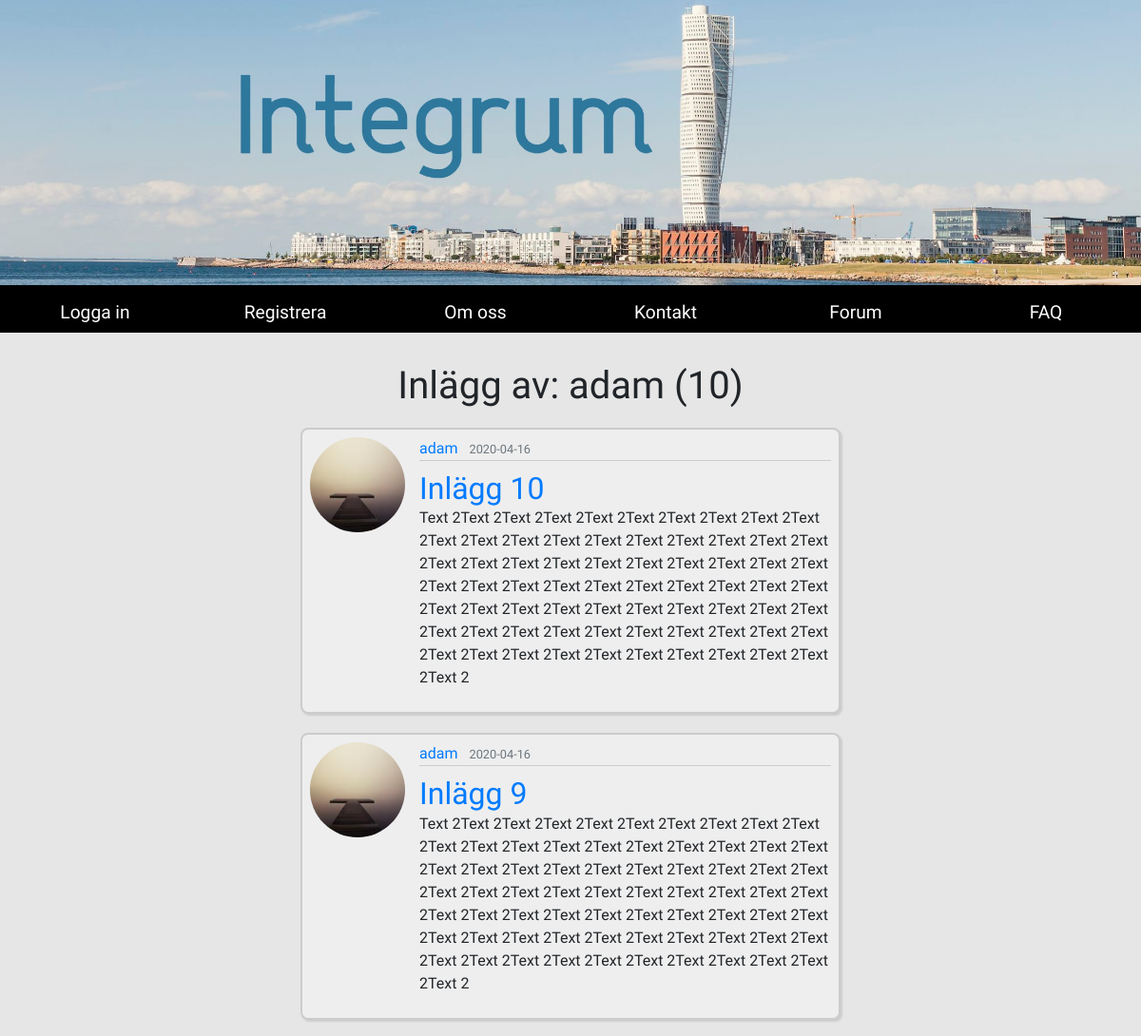
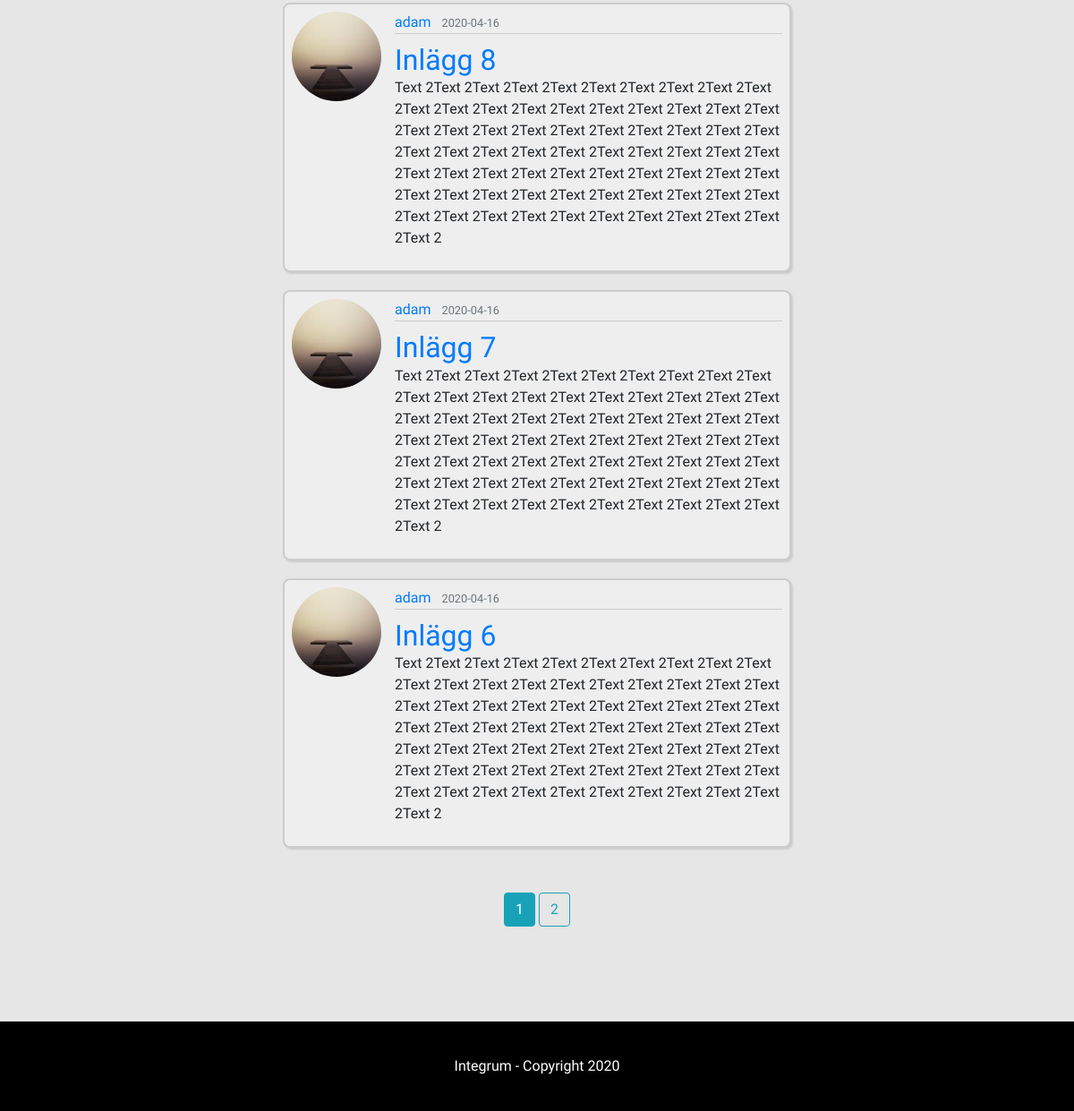
Screenshot of /user/adam with the database file from the repository (2 pictures, top to bottom).
### flask_integrum/models.py (models this page shows, shortened)
class User(db.Model, UserMixin):
    id = db.Column(db.Integer, primary_key=True)
    username = db.Column(db.String(20), unique=True, nullable=False)
    email = db.Column(db.String(120), unique=True, nullable=False)
    image_file = db.Column(db.String(20), nullable=False, default="default.jpg")
    password = db.Column(db.String(60), nullable=False)
    posts = db.relationship("Post", backref="author", lazy=True)

class Post(db.Model):
    id = db.Column(db.Integer, primary_key=True)
    title = db.Column(db.String(100), nullable=False)
    date_posted = db.Column(db.DateTime, nullable=False, default=datetime.utcnow)
    content = db.Column(db.Text, nullable=False)
    user_id = db.Column(db.Integer, db.ForeignKey("user.id"), nullable=False)

### flask_integrum/routes.py (the view)
@app.route("/user/<string:username>")
def user_posts(username):
    page = request.args.get("page", 1, type=int)
    user = User.query.filter_by(username=username).first_or_404()
    posts = Post.query.filter_by(author=user)\
        .order_by(Post.date_posted.desc())\
        .paginate(page=page, per_page=5)
    return render_template("user_posts.html", posts=posts, user=user)

### flask_integrum/templates/user_posts.html
{% extends "layout.html" %}
{% block content %}
    <h1 class="mb-3">Inlägg av: {{ user.username }} ({{ posts.total }})</h1>
    {% for post in posts.items %}
        <article class="media forum-content-section">
            <img class="rounded-circle article-img" src="{{ url_for('static', filename='images/profile_pics/' + post.author.image_file) }}">
            <div class="media-body">
            <div class="article-metadata">
                <a class="mr-2" href="{{ url_for('user_posts', username=post.author.username) }}">{{ post.author.username }}</a>
                <small class="text-muted">{{ post.date_posted.strftime('%Y-%m-%d') }}</small>
            </div>
            <h2><a class="article-title" href="{{ url_for('post', post_id=post.id) }}">{{ post.title }}</a></h2>
            <p class="article-content">{{ post.content }}</p>
            </div>
        </article>
    {% endfor %}
    <div class="forum-buttons">
        {% for page_num in posts.iter_pages(left_edge=1, right_edge=1, left_current=1, right_current=2) %}
            {% if page_num %}
                {% if posts.page == page_num %}
                    <a class="btn btn-info mb-4" href="{{ url_for('user_posts', username=user.username, page=page_num) }}">{{ page_num }}</a>
                {% else %}
                    <a class="btn btn-outline-info mb-4" href="{{ url_for('user_posts', username=user.username, page=page_num) }}">{{ page_num }}</a>
                {% endif %}
            {% else %}
            ...
            {% endif %}
        {% endfor %}
    </div>
{% endblock content %}

### flask_integrum/templates/layout.html (shortened to what this page needs)
<!doctype html>
<html lang="sv">
<head>
    <link rel="stylesheet" href="https://cdnjs.cloudflare.com/ajax/libs/font-awesome/4.7.0/css/font-awesome.min.css">
    <link rel="stylesheet" href="https://stackpath.bootstrapcdn.com/bootstrap/4.4.1/css/bootstrap.min.css">
    <link href="{{ url_for('static', filename='css/style.css') }}" type="text/css" rel="stylesheet">
</head>
<body>
    <div id="wrapper">
        <header>
        </header>
        <nav>
            {% if current_user.is_authenticated %}
                <a href="/hem" id="home"><i class="fa fa-home"></i></a>
                <div class="dropdown">
                    <button class="dropbtn">Program</button>
                    <div class="dropdown-content">
                    <a href="/ia">Informationsarkitekt</a>
                    <a href="#">Systemutveckling</a>
                    <a href="#">Spelutveckling</a>
                    </div>
                </div>
                <div class="dropdown">
                    <button class="dropbtn">Schema</button>
                    <div class="dropdown-content">
                    <a href="calendar">Schema</a>
                    <a href="todo">Att göra</a>
                    <a href="/schema">Schema</a>
                    <a href="/todo">Att göra</a>
                    </div>
                </div>
                <div class="dropdown">
                    <button class="dropbtn">Kontakt</button>
                    <div class="dropdown-content">
                        <a href="/kontakt">Kontakt</a>
                        <a href="/forum">Forum</a>
                    </div>
                </div>
                <a href="/om_oss">Om oss</a>
                <a href="/faq">FAQ</a>
                <a href="/profil">Min profil</a>
                <a href="/logout">Logga ut</a>
            {% else %}
                <a href="/login">Logga in</a>
                <a href="/register">Registrera</a>
                <a href="/om_oss">Om oss</a>
                <a href="/kontakt">Kontakt</a>
                <a href="/forum">Forum</a>
                <a href="/faq">FAQ</a>
            {% endif %}
        </nav>
        <main>
            {% block content %} {% endblock %}
        </main>
        <footer>
            <p>Integrum - Copyright 2020</p>
        </footer>
    </div>
</body>
</html>

### flask_integrum/static/css/style.css (style rules this page uses)
body { margin: 0; font-size: 1em; font-family: 'Baloo Chettan 2', cursive; }
#wrapper { display: grid; grid-template-areas: "header" "nav" "main" "footer"; grid-template-rows: 300px auto auto 100px; grid-template-columns: 100%; }
#wrapper > header { grid-area: header; background-color: #fff; background-image: url("/static/images/malmo_banner.jpg"); background-size: cover; background-repeat: no-repeat; background-position: center; }
#wrapper > nav { grid-area: nav; background-color: black; display: flex; flex-direction: row; justify-content: space-around; align-items: center; height: 50px; font-size: 1.2em; }
#wrapper > nav > a { text-decoration: none; color: white; padding: 0.5em; line-height: 2em; font-size: 1em; height:100%; width:50%; text-align: center; }
#wrapper > main { grid-area: main; background-color: rgb(230, 230, 230); justify-content: space-between; margin: 0 auto; width: 100%; padding: 2em; }
#wrapper > main > h1 { text-align: center; }
#wrapper > main > p, h2 { width: 50%; margin: 0 auto; }
#wrapper > main > .forum-content-section { margin: 20px auto; padding: 0.5em; width: 50%; background-color: #eee; box-shadow: 2px 2px 2px #ccc; border-radius: 8px; border: 2px solid #ccc; }
#wrapper > main > .forum-content-section img { width: 100px; height: 100px; }
#wrapper > main > .forum-content-section .article-metadata { padding: 0; margin-left: 15px; border-bottom: 1.5px solid #ccc; }
#wrapper > main > .forum-content-section h2 { padding-top: 0; margin-top: 10px; margin-left: 15px; }
#wrapper > main > .forum-content-section p { margin-left: 15px; }
#wrapper > main > .forum-buttons { margin: 50px auto; text-align: center; }
#wrapper > footer { grid-area: footer; background-color: black; color: white; line-height: 100px; text-align: center; border: none; }
#wrapper > footer > p { margin-bottom: 0; }
h2 { padding-top: 30px; }

### rows the page displays
User: username "adam"
Post: image_file (picture), author.username "adam", date_posted "2020-04-16", title "Inlägg 10", content "Text 2Text 2Text 2Text 2Text 2Text 2Text 2Text 2Text 2Text 2Text 2Text 2Text 2Text 2Text 2Text 2Text 2Text 2Text 2Text 2Text 2Text 2Text 2Text 2Text 2Text 2Text 2Text 2Text 2Text 2Text 2Text 2Text 2Text 2Text 2Text 2Text 2Text 2Text 2Text 2Text 2Text 2Text 2Text 2Text 2Text 2Text 2Text 2Text 2Text 2Text 2Text 2Text 2Text 2Text 2Text 2Text 2Text 2Text 2Text 2Text 2Text 2Text 2Text 2Text 2Text 2Text 2Text 2Text 2Text 2Text 2"
Post: image_file (picture), author.username "adam", date_posted "2020-04-16", title "Inlägg 9", content "Text 2Text 2Text 2Text 2Text 2Text 2Text 2Text 2Text 2Text 2Text 2Text 2Text 2Text 2Text 2Text 2Text 2Text 2Text 2Text 2Text 2Text 2Text 2Text 2Text 2Text 2Text 2Text 2Text 2Text 2Text 2Text 2Text 2Text 2Text 2Text 2Text 2Text 2Text 2Text 2Text 2Text 2Text 2Text 2Text 2Text 2Text 2Text 2Text 2Text 2Text 2Text 2Text 2Text 2Text 2Text 2Text 2Text 2Text 2Text 2Text 2Text 2Text 2Text 2Text 2Text 2Text 2Text 2Text 2Text 2Text 2"
Post: image_file (picture), author.username "adam", date_posted "2020-04-16", title "Inlägg 8", content "Text 2Text 2Text 2Text 2Text 2Text 2Text 2Text 2Text 2Text 2Text 2Text 2Text 2Text 2Text 2Text 2Text 2Text 2Text 2Text 2Text 2Text 2Text 2Text 2Text 2Text 2Text 2Text 2Text 2Text 2Text 2Text 2Text 2Text 2Text 2Text 2Text 2Text 2Text 2Text 2Text 2Text 2Text 2Text 2Text 2Text 2Text 2Text 2Text 2Text 2Text 2Text 2Text 2Text 2Text 2Text 2Text 2Text 2Text 2Text 2Text 2Text 2Text 2Text 2Text 2Text 2Text 2Text 2Text 2Text 2Text 2"
Post: image_file (picture), author.username "adam", date_posted "2020-04-16", title "Inlägg 7", content "Text 2Text 2Text 2Text 2Text 2Text 2Text 2Text 2Text 2Text 2Text 2Text 2Text 2Text 2Text 2Text 2Text 2Text 2Text 2Text 2Text 2Text 2Text 2Text 2Text 2Text 2Text 2Text 2Text 2Text 2Text 2Text 2Text 2Text 2Text 2Text 2Text 2Text 2Text 2Text 2Text 2Text 2Text 2Text 2Text 2Text 2Text 2Text 2Text 2Text 2Text 2Text 2Text 2Text 2Text 2Text 2Text 2Text 2Text 2Text 2Text 2Text 2Text 2Text 2Text 2Text 2Text 2Text 2Text 2Text 2Text 2"
Post: image_file (picture), author.username "adam", date_posted "2020-04-16", title "Inlägg 6", content "Text 2Text 2Text 2Text 2Text 2Text 2Text 2Text 2Text 2Text 2Text 2Text 2Text 2Text 2Text 2Text 2Text 2Text 2Text 2Text 2Text 2Text 2Text 2Text 2Text 2Text 2Text 2Text 2Text 2Text 2Text 2Text 2Text 2Text 2Text 2Text 2Text 2Text 2Text 2Text 2Text 2Text 2Text 2Text 2Text 2Text 2Text 2Text 2Text 2Text 2Text 2Text 2Text 2Text 2Text 2Text 2Text 2Text 2Text 2Text 2Text 2Text 2Text 2Text 2Text 2Text 2Text 2Text 2Text 2Text 2Text 2"

### other values shown
{{ posts.total }} "10"
{{ page_num }} "1"
{{ page_num }} "2"
